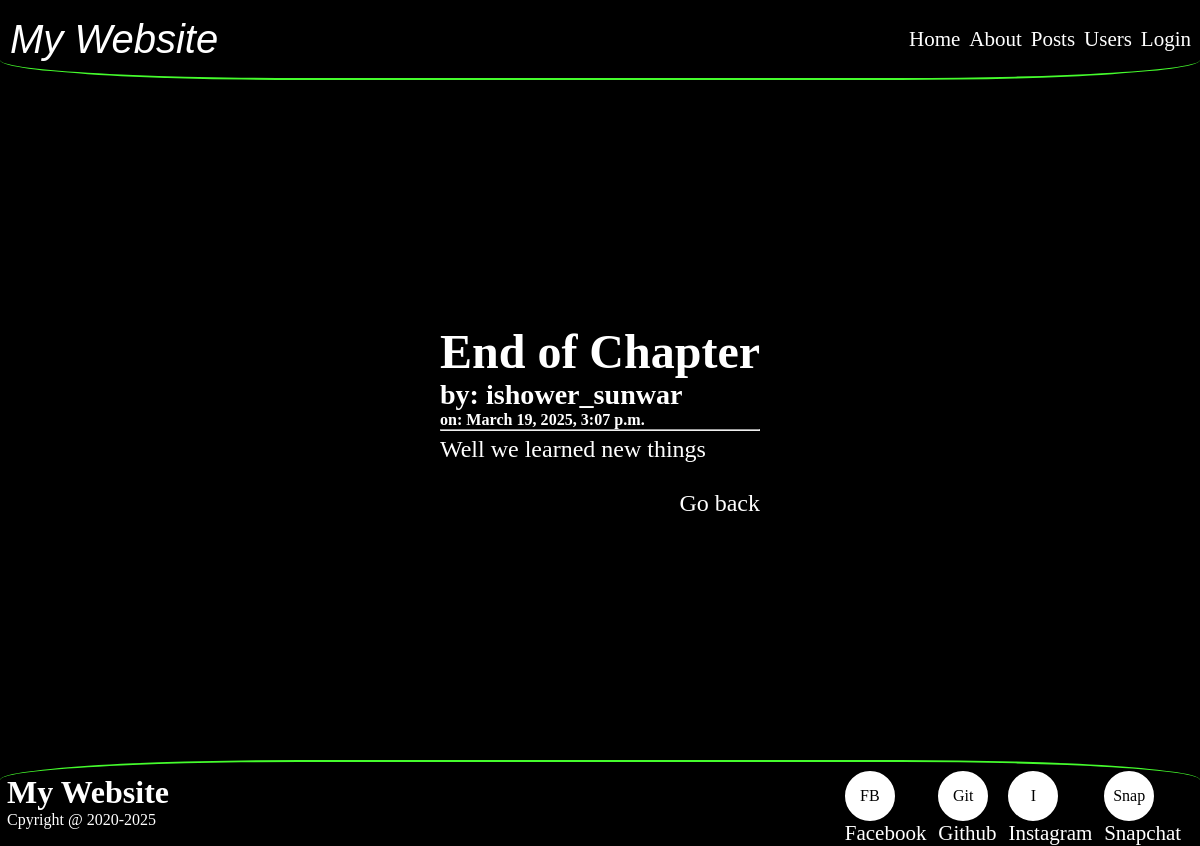
The app's page /posts/end-of-chapter with its own data.
### posts/models.py (models this page shows, shortened)
class Posts(models.Model):
    username = models.CharField(max_length=20)
    title = models.CharField(max_length=20)
    date = models.DateTimeField(auto_now_add=True)
    slug = models.SlugField(max_length=20)
    text = models.TextField(max_length=100)

### posts/views.py (the view)
# urls.py: path('<slug:slug>', views.singlepost, name='post')
def singlepost(req, slug):
    return render(req, 'single_post.html', {'post': posts.get(slug=slug)})

### posts/templates/single_post.html (shortened to what this page needs)
{% extends 'layout.html' %}
{% block content %}
    <h1><a href="">{{ post.title }}</a></h1>
    <h3 style="text-align: start;">by: {{ post.username }}</h3>
    <h6 style="text-align: start;">on: {{ post.date }}</h6> <hr/>
    <p style="margin-top: 5px;">{{ post.text }}</p>
    <br>
    <a href="{% url 'posts:list' %}" style="text-align: end;">Go back</a>
{% endblock %}

### static/css/style.css (style rules this page uses)
* { margin: 0; padding: 0; box-sizing: border-box; list-style: none; }
a:active, a:hover, a { color: white; text-decoration: none; }
body { min-width: 100vw; min-height: 100vh; background: black; color: white; }

### records on screen
Posts: title "End of Chapter", username "ishower_sunwar", date "March 19, 2025, 3:07 p.m.", text "Well we learned new things"
